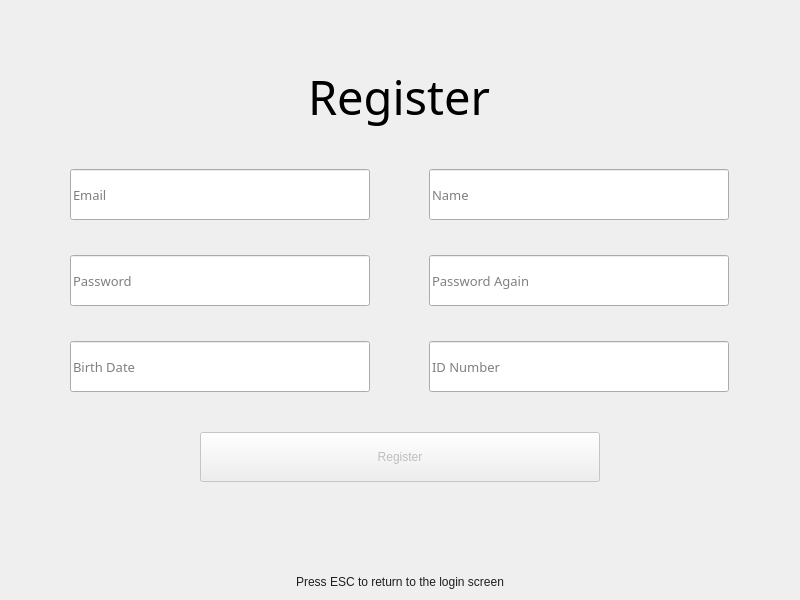
<?xml version="1.0" encoding="UTF-8"?>
<ui version="4.0">
 <class>register</class>
 <widget class="QWidget" name="register">
  <property name="geometry">
   <rect>
    <x>0</x>
    <y>0</y>
    <width>800</width>
    <height>600</height>
   </rect>
  </property>
  <property name="windowTitle">
   <string>Register</string>
  </property>
  <property name="styleSheet">
   <string notr="true"/>
  </property>
  <layout class="QVBoxLayout" name="verticalLayout">
   <property name="spacing">
    <number>40</number>
   </property>
   <item>
    <spacer name="verticalSpacer_2">
     <property name="orientation">
      <enum>Qt::Vertical</enum>
     </property>
     <property name="sizeHint" stdset="0">
      <size>
       <width>20</width>
       <height>40</height>
      </size>
     </property>
    </spacer>
   </item>
   <item alignment="Qt::AlignHCenter">
    <widget class="QLabel" name="register_label">
     <property name="sizePolicy">
      <sizepolicy hsizetype="Fixed" vsizetype="Fixed">
       <horstretch>0</horstretch>
       <verstretch>0</verstretch>
      </sizepolicy>
     </property>
     <property name="font">
      <font>
       <family>Roboto Mono</family>
       <pointsize>35</pointsize>
      </font>
     </property>
     <property name="styleSheet">
      <string notr="true">color: black;</string>
     </property>
     <property name="text">
      <string>Register</string>
     </property>
    </widget>
   </item>
   <item>
    <layout class="QGridLayout" name="gridLayout">
     <property name="horizontalSpacing">
      <number>0</number>
     </property>
     <property name="verticalSpacing">
      <number>35</number>
     </property>
     <item row="1" column="1">
      <widget class="QLineEdit" name="password_again_tf">
       <property name="sizePolicy">
        <sizepolicy hsizetype="Minimum" vsizetype="Fixed">
         <horstretch>0</horstretch>
         <verstretch>0</verstretch>
        </sizepolicy>
       </property>
       <property name="minimumSize">
        <size>
         <width>270</width>
         <height>51</height>
        </size>
       </property>
       <property name="maximumSize">
        <size>
         <width>300</width>
         <height>51</height>
        </size>
       </property>
       <property name="font">
        <font>
         <family>Roboto Mono</family>
         <pointsize>10</pointsize>
        </font>
       </property>
       <property name="placeholderText">
        <string>Password Again</string>
       </property>
      </widget>
     </item>
     <item row="0" column="1">
      <widget class="QLineEdit" name="name_tf">
       <property name="sizePolicy">
        <sizepolicy hsizetype="Minimum" vsizetype="Fixed">
         <horstretch>0</horstretch>
         <verstretch>0</verstretch>
        </sizepolicy>
       </property>
       <property name="minimumSize">
        <size>
         <width>270</width>
         <height>51</height>
        </size>
       </property>
       <property name="maximumSize">
        <size>
         <width>300</width>
         <height>51</height>
        </size>
       </property>
       <property name="font">
        <font>
         <family>Roboto Mono</family>
         <pointsize>10</pointsize>
        </font>
       </property>
       <property name="text">
        <string/>
       </property>
       <property name="placeholderText">
        <string>Name</string>
       </property>
      </widget>
     </item>
     <item row="0" column="0" alignment="Qt::AlignHCenter">
      <widget class="QLineEdit" name="email_tf">
       <property name="sizePolicy">
        <sizepolicy hsizetype="Minimum" vsizetype="Fixed">
         <horstretch>0</horstretch>
         <verstretch>0</verstretch>
        </sizepolicy>
       </property>
       <property name="minimumSize">
        <size>
         <width>300</width>
         <height>51</height>
        </size>
       </property>
       <property name="maximumSize">
        <size>
         <width>300</width>
         <height>51</height>
        </size>
       </property>
       <property name="font">
        <font>
         <family>Roboto Mono</family>
         <pointsize>10</pointsize>
        </font>
       </property>
       <property name="placeholderText">
        <string>Email</string>
       </property>
      </widget>
     </item>
     <item row="1" column="0">
      <widget class="QLineEdit" name="password_tf">
       <property name="sizePolicy">
        <sizepolicy hsizetype="Minimum" vsizetype="Fixed">
         <horstretch>0</horstretch>
         <verstretch>0</verstretch>
        </sizepolicy>
       </property>
       <property name="minimumSize">
        <size>
         <width>270</width>
         <height>51</height>
        </size>
       </property>
       <property name="maximumSize">
        <size>
         <width>300</width>
         <height>51</height>
        </size>
       </property>
       <property name="font">
        <font>
         <family>Roboto Mono</family>
         <pointsize>10</pointsize>
        </font>
       </property>
       <property name="placeholderText">
        <string>Password</string>
       </property>
      </widget>
     </item>
     <item row="3" column="0">
      <widget class="QLineEdit" name="birthdate_tf">
       <property name="sizePolicy">
        <sizepolicy hsizetype="Minimum" vsizetype="Fixed">
         <horstretch>0</horstretch>
         <verstretch>0</verstretch>
        </sizepolicy>
       </property>
       <property name="minimumSize">
        <size>
         <width>270</width>
         <height>51</height>
        </size>
       </property>
       <property name="maximumSize">
        <size>
         <width>300</width>
         <height>51</height>
        </size>
       </property>
       <property name="font">
        <font>
         <family>Roboto Mono</family>
         <pointsize>10</pointsize>
        </font>
       </property>
       <property name="placeholderText">
        <string>Birth Date</string>
       </property>
      </widget>
     </item>
     <item row="3" column="1">
      <widget class="QLineEdit" name="id_tf">
       <property name="sizePolicy">
        <sizepolicy hsizetype="Minimum" vsizetype="Fixed">
         <horstretch>0</horstretch>
         <verstretch>0</verstretch>
        </sizepolicy>
       </property>
       <property name="minimumSize">
        <size>
         <width>270</width>
         <height>51</height>
        </size>
       </property>
       <property name="maximumSize">
        <size>
         <width>300</width>
         <height>51</height>
        </size>
       </property>
       <property name="font">
        <font>
         <family>Roboto Mono</family>
         <pointsize>10</pointsize>
        </font>
       </property>
       <property name="placeholderText">
        <string>ID Number</string>
       </property>
      </widget>
     </item>
    </layout>
   </item>
   <item alignment="Qt::AlignHCenter">
    <widget class="QPushButton" name="register_btn">
     <property name="enabled">
      <bool>false</bool>
     </property>
     <property name="minimumSize">
      <size>
       <width>400</width>
       <height>50</height>
      </size>
     </property>
     <property name="maximumSize">
      <size>
       <width>500</width>
       <height>50</height>
      </size>
     </property>
     <property name="styleSheet">
      <string notr="true"/>
     </property>
     <property name="text">
      <string>Register</string>
     </property>
     <property name="shortcut">
      <string>Return</string>
     </property>
    </widget>
   </item>
   <item>
    <spacer name="verticalSpacer">
     <property name="orientation">
      <enum>Qt::Vertical</enum>
     </property>
     <property name="sizeHint" stdset="0">
      <size>
       <width>20</width>
       <height>40</height>
      </size>
     </property>
    </spacer>
   </item>
   <item>
    <widget class="QLabel" name="label">
     <property name="styleSheet">
      <string notr="true">color: #1E1E1E;</string>
     </property>
     <property name="text">
      <string>Press ESC to return to the login screen</string>
     </property>
     <property name="alignment">
      <set>Qt::AlignCenter</set>
     </property>
    </widget>
   </item>
  </layout>
 </widget>
 <resources/>
 <connections/>
</ui>
